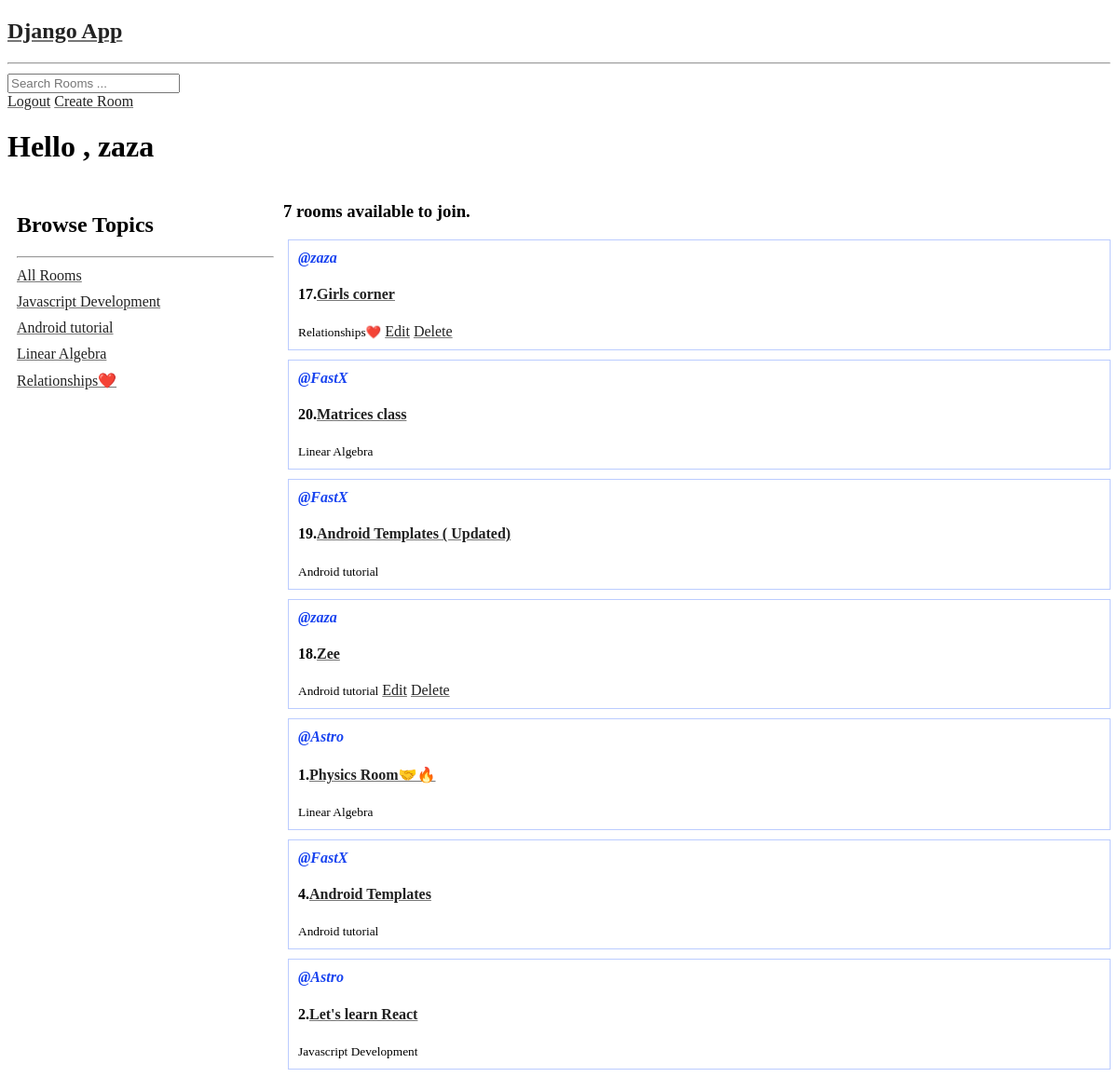
The page / (signed in) on the database its author committed.
### base/models.py (models this page shows, shortened)
class Topic(models.Model):
  title = models.CharField(max_length=50)
  def __str__(self):
    return self.title

class Room(models.Model):
  host = models.ForeignKey(User,on_delete=models.SET_NULL,null=True)
  participants = models.ManyToManyField(User , related_name= 'participants' ,
  blank=True)
  topic = models.ForeignKey(Topic,on_delete=models.SET_NULL,null=True)
  name = models.CharField(max_length=200)
  desc = models.TextField(null=True , blank=True)
  updated = models.DateTimeField(auto_now=True)
  created = models.DateTimeField(auto_now_add=True)
  class Meta:
    ordering = ['-updated','-created']

### base/views.py (the view)
# urls.py: path('',views.home , name = "home"),
def home(request):
  q = request.GET.get('q') if request.GET.get('q') != None else ""
  rooms = Room.objects.filter(Q( topic__title__icontains=q) |
   Q( name__icontains=q)  |
   Q(desc__icontains=q) |
   Q(host__username__icontains = q))
  topics = Topic.objects.all()
  len_rooms = rooms.count()
  context = {'rooms':rooms ,'topics':topics ,'len_rooms':len_rooms}
  return render(request ,"base/home.html" ,context)

### base/templates/base/home.html (shortened to what this page needs)
{% extends 'main.html' %}
{% block content %}
<div>
  <h1>Hello , {{ request.user }}</h1>
</div>
<div class="home_container">
  <div class="topics">
    <h2>Browse Topics</h2>
    <hr />
    <div>
      <a href="{% url 'home' %}">All Rooms</a>
    </div>
    {% if topics %}
    {% for topic in topics %}
    <div>
      <a href="{% url 'home' %}?q={{topic.title}}">{{ topic.title }}</a>
    </div>
    {% endfor %}
    {% endif %}
  </div>
  <div>
    <h3> {{ len_rooms }} rooms available to join.</h3>
    {% if rooms %}
    {% for room in rooms %}
    <div class="rooms">
      <div class="username"> <a href="#">@{{room.host.username}}</a></div>
      <h4>{{room.id}}.<a href="{% url 'room' room.id %}">{{room.name}}</a>
      </h4>
      <small>{{ room.topic }}</small>
      {% if request.user == room.host %}
      <a href="{% url 'update-room' room.id %}">Edit</a>
      <a href="{% url 'delete-room' room.id %}">Delete</a>
      {% endif %}
    </div>
    {% endfor %}
    {% endif %}
  </div>
</div>
{% endblock content %}

### base/templates/base/home.html (style rules this page uses)
.home_container { display: grid; grid-template-columns: 1fr 3fr; }
.rooms { border: 1px solid #bcf; padding: 10px; margin-top: 10px; margin-left: 5px; }
.topics { padding: 10px; height: 100vh; }
.topics>div { margin-top: 10px; }
.username a { text-decoration: none; font-style: italic; font-weight: bold; color: #0835eeef; }
a { text-decoration-color: #777; color: #222; }

### rows shown on the page
Topic: title "Javascript Development"
Topic: title "Android tutorial"
Topic: title "Linear Algebra"
Topic: title "Relationships❤️"
Room: host.username "zaza", id "17", name "Girls corner", topic "Relationships❤️", shows "Edit"
Room: host.username "FastX", id "20", name "Matrices class", topic "Linear Algebra"
Room: host.username "FastX", id "19", name "Android Templates ( Updated)", topic "Android tutorial"
Room: host.username "zaza", id "18", name "Zee", topic "Android tutorial", shows "Edit"
Room: host.username "Astro", id "1", name "Physics Room🤝🔥", topic "Linear Algebra"
Room: host.username "FastX", id "4", name "Android Templates", topic "Android tutorial"
Room: host.username "Astro", id "2", name "Let's learn React", topic "Javascript Development"

### other values the page prints
{{ request.user }} "zaza"
{{ len_rooms }} "7"
